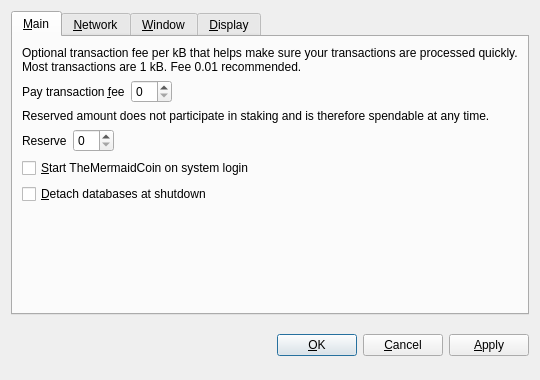
<?xml version="1.0" encoding="UTF-8"?>
<ui version="4.0">
 <class>OptionsDialog</class>
 <widget class="QDialog" name="OptionsDialog">
  <property name="geometry">
   <rect>
    <x>0</x>
    <y>0</y>
    <width>540</width>
    <height>380</height>
   </rect>
  </property>
  <property name="windowTitle">
   <string>Options</string>
  </property>
  <property name="modal">
   <bool>true</bool>
  </property>
  <layout class="QVBoxLayout" name="verticalLayout">
   <item>
    <widget class="QTabWidget" name="tabWidget">
     <property name="tabPosition">
      <enum>QTabWidget::North</enum>
     </property>
     <property name="currentIndex">
      <number>0</number>
     </property>
     <widget class="QWidget" name="tabMain">
      <attribute name="title">
       <string>&amp;Main</string>
      </attribute>
      <layout class="QVBoxLayout" name="verticalLayout_Main">
       <item>
        <widget class="QLabel" name="transactionFeeInfoLabel">
         <property name="text">
          <string>Optional transaction fee per kB that helps make sure your transactions are processed quickly. Most transactions are 1 kB. Fee 0.01 recommended.</string>
         </property>
         <property name="textFormat">
          <enum>Qt::PlainText</enum>
         </property>
         <property name="wordWrap">
          <bool>true</bool>
         </property>
        </widget>
       </item>
       <item>
        <layout class="QHBoxLayout" name="horizontalLayoutFee">
         <item>
          <widget class="QLabel" name="transactionFeeLabel">
           <property name="text">
            <string>Pay transaction &amp;fee</string>
           </property>
           <property name="textFormat">
            <enum>Qt::PlainText</enum>
           </property>
           <property name="buddy">
            <cstring>transactionFee</cstring>
           </property>
          </widget>
         </item>
         <item>
          <widget class="BitcoinAmountField" name="transactionFee"/>
         </item>
         <item>
          <spacer name="horizontalSpacerFee">
           <property name="orientation">
            <enum>Qt::Horizontal</enum>
           </property>
           <property name="sizeHint" stdset="0">
            <size>
             <width>40</width>
             <height>20</height>
            </size>
           </property>
          </spacer>
         </item>
        </layout>
       </item>
       <item>
        <widget class="QLabel" name="reserveBalanceInfoLabel">
         <property name="text">
          <string>Reserved amount does not participate in staking and is therefore spendable at any time.</string>
         </property>
         <property name="textFormat">
          <enum>Qt::PlainText</enum>
         </property>
         <property name="wordWrap">
          <bool>true</bool>
         </property>
        </widget>
       </item>
       <item>
        <layout class="QHBoxLayout" name="horizontalLayoutReserveBalance">
         <item>
          <widget class="QLabel" name="reserveBalanceLabel">
           <property name="text">
            <string>Reserve</string>
           </property>
           <property name="textFormat">
            <enum>Qt::PlainText</enum>
           </property>
           <property name="buddy">
            <cstring>reserveBalance</cstring>
           </property>
          </widget>
         </item>
         <item>
          <widget class="BitcoinAmountField" name="reserveBalance"/>
         </item>
         <item>
          <spacer name="horizontalSpacerReserveBalance">
           <property name="orientation">
            <enum>Qt::Horizontal</enum>
           </property>
           <property name="sizeHint" stdset="0">
            <size>
             <width>40</width>
             <height>20</height>
            </size>
           </property>
          </spacer>
         </item>
        </layout>
       </item>
       <item>
        <widget class="QCheckBox" name="bitcoinAtStartup">
         <property name="toolTip">
          <string>Automatically start TheMermaidCoin after logging in to the system.</string>
         </property>
         <property name="text">
          <string>&amp;Start TheMermaidCoin on system login</string>
         </property>
        </widget>
       </item>
       <item>
        <widget class="QCheckBox" name="detachDatabases">
         <property name="toolTip">
          <string>Detach block and address databases at shutdown. This means they can be moved to another data directory, but it slows down shutdown. The wallet is always detached.</string>
         </property>
         <property name="text">
          <string>&amp;Detach databases at shutdown</string>
         </property>
        </widget>
       </item>
       <item>
        <spacer name="verticalSpacer_Main">
         <property name="orientation">
          <enum>Qt::Vertical</enum>
         </property>
         <property name="sizeHint" stdset="0">
          <size>
           <width>20</width>
           <height>40</height>
          </size>
         </property>
        </spacer>
       </item>
      </layout>
     </widget>
     <widget class="QWidget" name="tabNetwork">
      <attribute name="title">
       <string>&amp;Network</string>
      </attribute>
      <layout class="QVBoxLayout" name="verticalLayout_Network">
       <item>
        <widget class="QCheckBox" name="mapPortUpnp">
         <property name="toolTip">
          <string>Automatically open the TheMermaidCoin client port on the router. This only works when your router supports UPnP and it is enabled.</string>
         </property>
         <property name="text">
          <string>Map port using &amp;UPnP</string>
         </property>
        </widget>
       </item>
       <item>
        <widget class="QCheckBox" name="connectSocks">
         <property name="toolTip">
          <string>Connect to the TheMermaidCoin network through a SOCKS proxy (e.g. when connecting through Tor).</string>
         </property>
         <property name="text">
          <string>&amp;Connect through SOCKS proxy:</string>
         </property>
        </widget>
       </item>
       <item>
        <layout class="QHBoxLayout" name="horizontalLayout_Network">
         <item>
          <widget class="QLabel" name="proxyIpLabel">
           <property name="text">
            <string>Proxy &amp;IP:</string>
           </property>
           <property name="textFormat">
            <enum>Qt::PlainText</enum>
           </property>
           <property name="buddy">
            <cstring>proxyIp</cstring>
           </property>
          </widget>
         </item>
         <item>
          <widget class="QValidatedLineEdit" name="proxyIp">
           <property name="maximumSize">
            <size>
             <width>140</width>
             <height>16777215</height>
            </size>
           </property>
           <property name="toolTip">
            <string>IP address of the proxy (e.g. 127.0.0.1)</string>
           </property>
          </widget>
         </item>
         <item>
          <widget class="QLabel" name="proxyPortLabel">
           <property name="text">
            <string>&amp;Port:</string>
           </property>
           <property name="textFormat">
            <enum>Qt::PlainText</enum>
           </property>
           <property name="buddy">
            <cstring>proxyPort</cstring>
           </property>
          </widget>
         </item>
         <item>
          <widget class="QLineEdit" name="proxyPort">
           <property name="maximumSize">
            <size>
             <width>55</width>
             <height>16777215</height>
            </size>
           </property>
           <property name="toolTip">
            <string>Port of the proxy (e.g. 9050)</string>
           </property>
          </widget>
         </item>
         <item>
          <widget class="QLabel" name="socksVersionLabel">
           <property name="text">
            <string>SOCKS &amp;Version:</string>
           </property>
           <property name="textFormat">
            <enum>Qt::PlainText</enum>
           </property>
           <property name="buddy">
            <cstring>socksVersion</cstring>
           </property>
          </widget>
         </item>
         <item>
          <widget class="QValueComboBox" name="socksVersion">
           <property name="toolTip">
            <string>SOCKS version of the proxy (e.g. 5)</string>
           </property>
          </widget>
         </item>
         <item>
          <spacer name="horizontalSpacer_Network">
           <property name="orientation">
            <enum>Qt::Horizontal</enum>
           </property>
           <property name="sizeHint" stdset="0">
            <size>
             <width>40</width>
             <height>20</height>
            </size>
           </property>
          </spacer>
         </item>
        </layout>
       </item>
       <item>
        <spacer name="verticalSpacer_Network">
         <property name="orientation">
          <enum>Qt::Vertical</enum>
         </property>
         <property name="sizeHint" stdset="0">
          <size>
           <width>20</width>
           <height>40</height>
          </size>
         </property>
        </spacer>
       </item>
      </layout>
     </widget>
     <widget class="QWidget" name="tabWindow">
      <attribute name="title">
       <string>&amp;Window</string>
      </attribute>
      <layout class="QVBoxLayout" name="verticalLayout_Window">
       <item>
        <widget class="QCheckBox" name="minimizeToTray">
         <property name="toolTip">
          <string>Show only a tray icon after minimizing the window.</string>
         </property>
         <property name="text">
          <string>&amp;Minimize to the tray instead of the taskbar</string>
         </property>
        </widget>
       </item>
       <item>
        <widget class="QCheckBox" name="minimizeOnClose">
         <property name="toolTip">
          <string>Minimize instead of exit the application when the window is closed. When this option is enabled, the application will be closed only after selecting Quit in the menu.</string>
         </property>
         <property name="text">
          <string>M&amp;inimize on close</string>
         </property>
        </widget>
       </item>
       <item>
        <spacer name="verticalSpacer_Window">
         <property name="orientation">
          <enum>Qt::Vertical</enum>
         </property>
         <property name="sizeHint" stdset="0">
          <size>
           <width>20</width>
           <height>40</height>
          </size>
         </property>
        </spacer>
       </item>
      </layout>
     </widget>
     <widget class="QWidget" name="tabDisplay">
      <attribute name="title">
       <string>&amp;Display</string>
      </attribute>
      <layout class="QVBoxLayout" name="verticalLayout_Display">
       <item>
        <layout class="QHBoxLayout" name="horizontalLayout_1_Display">
         <item>
          <widget class="QLabel" name="langLabel">
           <property name="text">
            <string>User Interface &amp;language:</string>
           </property>
           <property name="textFormat">
            <enum>Qt::PlainText</enum>
           </property>
           <property name="buddy">
            <cstring>lang</cstring>
           </property>
          </widget>
         </item>
         <item>
          <widget class="QValueComboBox" name="lang">
           <property name="toolTip">
            <string>The user interface language can be set here. This setting will take effect after restarting TheMermaidCoin.</string>
           </property>
          </widget>
         </item>
        </layout>
       </item>
       <item>
        <layout class="QHBoxLayout" name="horizontalLayout_2_Display">
         <item>
          <widget class="QLabel" name="unitLabel">
           <property name="text">
            <string>&amp;Unit to show amounts in:</string>
           </property>
           <property name="textFormat">
            <enum>Qt::PlainText</enum>
           </property>
           <property name="buddy">
            <cstring>unit</cstring>
           </property>
          </widget>
         </item>
         <item>
          <widget class="QValueComboBox" name="unit">
           <property name="toolTip">
            <string>Choose the default subdivision unit to show in the interface and when sending coins.</string>
           </property>
          </widget>
         </item>
        </layout>
       </item>
       <item>
        <widget class="QCheckBox" name="displayAddresses">
         <property name="toolTip">
          <string>Whether to show TheMermaidCoin addresses in the transaction list or not.</string>
         </property>
         <property name="text">
          <string>&amp;Display addresses in transaction list</string>
         </property>
        </widget>
       </item>
       <item>
        <widget class="QCheckBox" name="coinControlFeatures">
         <property name="toolTip">
          <string>Whether to show coin control features or not.</string>
         </property>
         <property name="text">
          <string>Display coin &amp;control features (experts only!)</string>
         </property>
        </widget>
       </item>
       <item>
        <spacer name="verticalSpacer_Display">
         <property name="orientation">
          <enum>Qt::Vertical</enum>
         </property>
         <property name="sizeHint" stdset="0">
          <size>
           <width>20</width>
           <height>40</height>
          </size>
         </property>
        </spacer>
       </item>
      </layout>
     </widget>
    </widget>
   </item>
   <item>
    <layout class="QHBoxLayout" name="horizontalLayout_Buttons">
     <item>
      <spacer name="horizontalSpacer_1">
       <property name="orientation">
        <enum>Qt::Horizontal</enum>
       </property>
       <property name="sizeHint" stdset="0">
        <size>
         <width>40</width>
         <height>48</height>
        </size>
       </property>
      </spacer>
     </item>
     <item>
      <widget class="QLabel" name="statusLabel">
       <property name="font">
        <font>
         <weight>75</weight>
         <bold>true</bold>
        </font>
       </property>
       <property name="text">
        <string/>
       </property>
       <property name="textFormat">
        <enum>Qt::PlainText</enum>
       </property>
       <property name="wordWrap">
        <bool>true</bool>
       </property>
      </widget>
     </item>
     <item>
      <spacer name="horizontalSpacer_2">
       <property name="orientation">
        <enum>Qt::Horizontal</enum>
       </property>
       <property name="sizeHint" stdset="0">
        <size>
         <width>40</width>
         <height>48</height>
        </size>
       </property>
      </spacer>
     </item>
     <item>
      <widget class="QPushButton" name="okButton">
       <property name="text">
        <string>&amp;OK</string>
       </property>
      </widget>
     </item>
     <item>
      <widget class="QPushButton" name="cancelButton">
       <property name="text">
        <string>&amp;Cancel</string>
       </property>
       <property name="autoDefault">
        <bool>false</bool>
       </property>
      </widget>
     </item>
     <item>
      <widget class="QPushButton" name="applyButton">
       <property name="text">
        <string>&amp;Apply</string>
       </property>
       <property name="autoDefault">
        <bool>false</bool>
       </property>
      </widget>
     </item>
    </layout>
   </item>
  </layout>
 </widget>
 <customwidgets>
  <customwidget>
   <class>BitcoinAmountField</class>
   <extends>QSpinBox</extends>
   <header>bitcoinamountfield.h</header>
  </customwidget>
  <customwidget>
   <class>QValueComboBox</class>
   <extends>QComboBox</extends>
   <header>qvaluecombobox.h</header>
  </customwidget>
  <customwidget>
   <class>QValidatedLineEdit</class>
   <extends>QLineEdit</extends>
   <header>qvalidatedlineedit.h</header>
  </customwidget>
 </customwidgets>
 <resources/>
 <connections/>
</ui>
